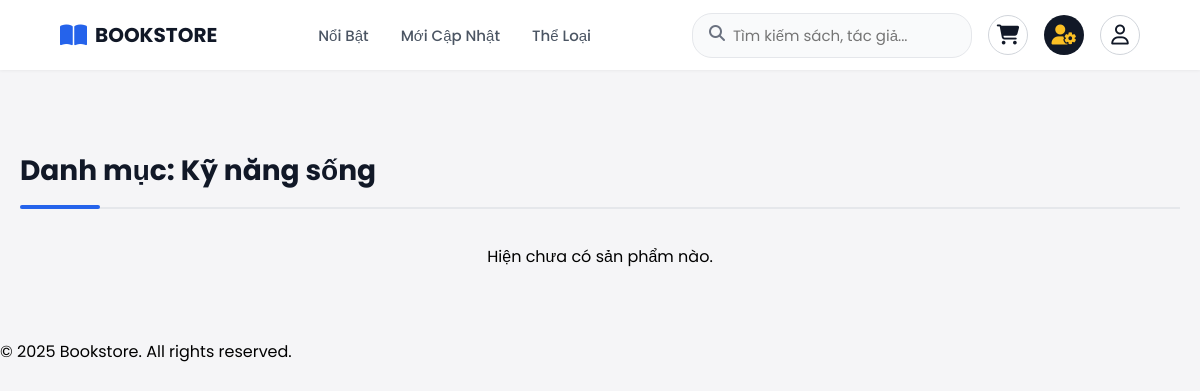
/index.php?page=category&id=DM03, run on an earlier commit of the app's database.
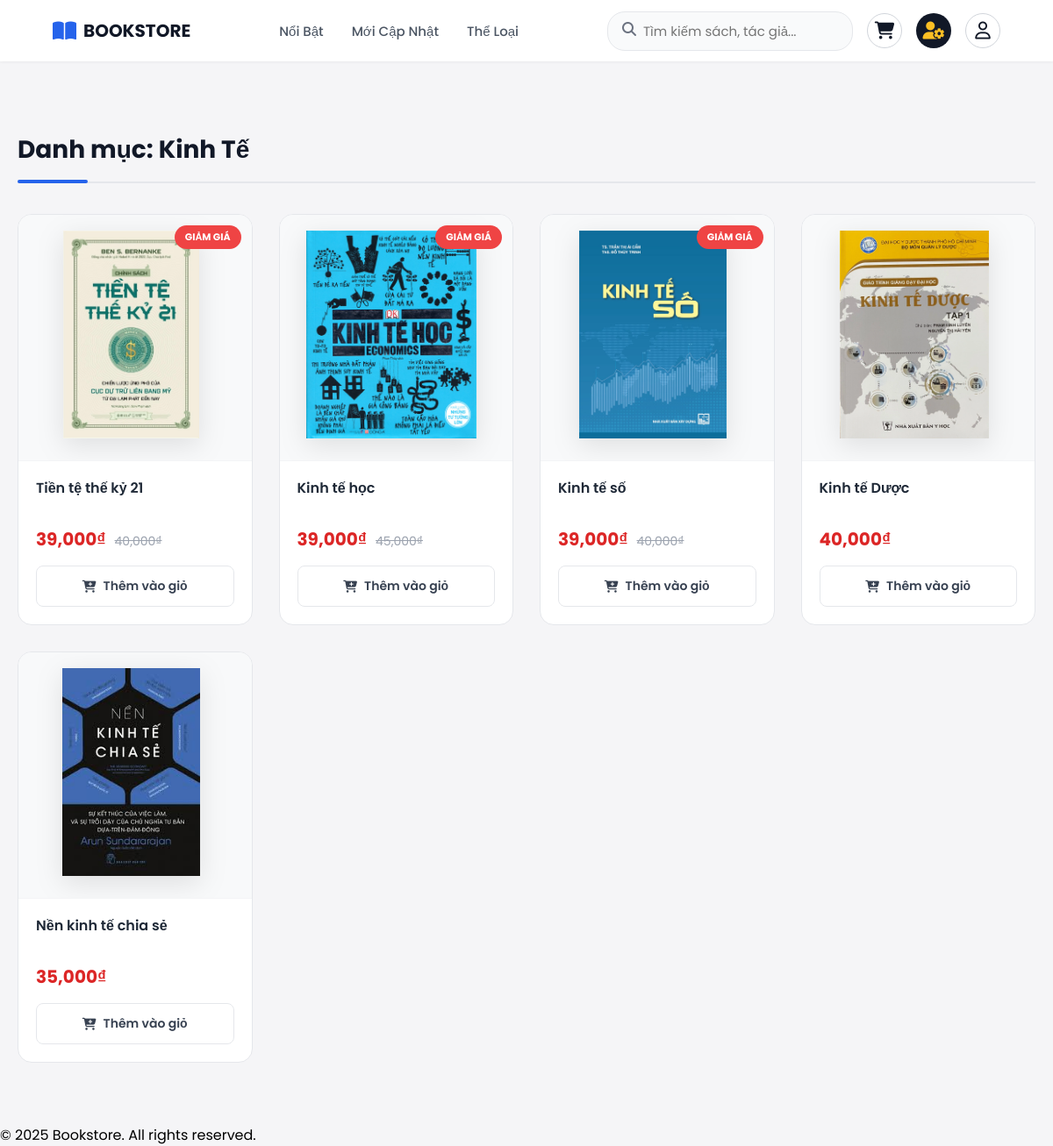
And on a later commit of the database.
### tables this page shows
CREATE TABLE IF NOT EXISTS `danh_muc` (
  `id` int NOT NULL AUTO_INCREMENT,
  `id_danhmuc` char(10) NOT NULL,
  `ten_danh_muc` varchar(100) NOT NULL,
  `trang_thai` tinyint(1) NOT NULL DEFAULT '1',
  PRIMARY KEY (`id`),
  UNIQUE KEY `uq_danhmuc_ma` (`id_danhmuc`)
);

CREATE TABLE IF NOT EXISTS `sach` (
  `id` int NOT NULL AUTO_INCREMENT,
  `id_sach` char(10) NOT NULL,
  `id_danhmuc` char(10) NOT NULL,
  `id_bosach` char(10) DEFAULT NULL,
  `ten_sach` varchar(255) NOT NULL,
  `tac_gia` varchar(150) NOT NULL,
  `gia` decimal(12,2) NOT NULL,
  `gia_giam` int DEFAULT '0',
  `ton_kho` int NOT NULL DEFAULT '0',
  `mo_ta` text,
  `hinh_anh` varchar(255) DEFAULT NULL,
  `trang_thai` tinyint(1) NOT NULL DEFAULT '1',
  `ngay_tao` datetime NOT NULL DEFAULT CURRENT_TIMESTAMP,
  PRIMARY KEY (`id`),
  UNIQUE KEY `uq_sach_ma` (`id_sach`),
  KEY `fk_sach_danhmuc` (`id_danhmuc`)
);

### client/includes/functions.php (called while the page is built, shortened)
<?php
function db_client(): PDO
{
    static $pdo = null;
    if ($pdo === null) {
        $config = require __DIR__ . '/../../config/database.php';
        $host   = $config['host'];
        $dbname = $config['dbname'];
        $user   = $config['user'];
        $pass   = $config['pass'];
        $dsn = "mysql:host={$host};dbname={$dbname};charset=utf8mb4";
        try {
            $pdo = new PDO($dsn, $user, $pass, [
                PDO::ATTR_ERRMODE            => PDO::ERRMODE_EXCEPTION,
                PDO::ATTR_DEFAULT_FETCH_MODE => PDO::FETCH_ASSOC,
            ]);
        } catch (PDOException $e) {
            die("Lỗi kết nối CSDL (client): " . $e->getMessage());
        }
    }
    return $pdo;
}
function db_all(string $sql, array $params = []): array
{
    $stmt = db_client()->prepare($sql);
    $stmt->execute($params);
    return $stmt->fetchAll();
}
function db_one(string $sql, array $params = []): ?array
{
    $stmt = db_client()->prepare($sql);
    $stmt->execute($params);
    $row = $stmt->fetch();
    return $row ?: null;
}
function db_fetch_all($sql, $params = [])
{
    return db_all($sql, $params);
}
function db_fetch($sql, $params = [])
{
    return db_one($sql, $params);
}
?>

### client/page/category.php (the view, shortened to what this page needs)
<?php
$cat_code = isset($_GET['id']) ? $_GET['id'] : "";
$title = ""; $params = []; $is_valid = true;
switch ($page) {
    case 'category':
    default:
        if ($cat_code != "") {
            $category = db_fetch("SELECT ten_danh_muc FROM danh_muc WHERE id_danhmuc = :id", [':id' => $cat_code]);
            if ($category) { $title = "Danh mục: " . htmlspecialchars($category['ten_danh_muc']); $sql = "SELECT * FROM sach WHERE id_danhmuc = :id ORDER BY id_sach DESC"; $params = [':id' => $cat_code]; }
            else { $is_valid = false; }
        } else { $title = "Tất Cả Sách"; $sql = "SELECT * FROM sach ORDER BY id_sach DESC"; }
        break;
}
if (!$is_valid) { echo "<div class='container' style='padding: 50px; text-align: center;'><h3>Danh mục không tồn tại!</h3></div>"; }
else {
    $books = db_fetch_all($sql, $params);
?>
<link rel="stylesheet" href="assets/css/home.css">
<section class="home-section">
    <div class="section-header"><h2 class="section-title"><?= $title ?></h2></div>
    <div class="book-grid">
        <?php if (empty($books)): ?><p style="grid-column: 1/-1; text-align: center;">Hiện chưa có sản phẩm nào.</p>
        <?php else: foreach ($books as $b): ?>
            <div class="book-card">
                <div class="card-img-wrapper">
                    <a href="index.php?page=product&id=<?= $b['id_sach'] ?>"><img src="../admin/uploads/<?= $b['hinh_anh'] ?>"></a>
                    <?php if ($b['gia_giam'] > 0 && $b['gia_giam'] < $b['gia']): ?><span class="badge-sale">Giảm giá</span><?php endif; ?>
                </div>
                <div class="card-info">
                    <h3 class="card-title"><a href="index.php?page=product&id=<?= $b['id_sach'] ?>"><?= htmlspecialchars($b['ten_sach']) ?></a></h3>
                    <div class="card-price">
                        <?php if (isset($b['gia_giam']) && $b['gia_giam'] > 0 && $b['gia_giam'] < $b['gia']): ?>
                            <span class="price-new"><?= number_format($b['gia_giam']) ?>₫</span>
                            <span class="price-old"><?= number_format($b['gia']) ?>₫</span>
                        <?php else: ?>
                            <span class="price-new"><?= number_format($b['gia']) ?>₫</span>
                        <?php endif; ?>
                    </div>
                    <button class="btn-add-cart" onclick="addToCart('<?= $b['id_sach'] ?>')"><i class="fa-solid fa-cart-plus"></i> Thêm vào giỏ</button>
                </div>
            </div>
        <?php endforeach; endif; ?>
    </div>
</section>
<?php } ?>

What changed in the data, as far as the page shows it:
changed danh_muc: ten_danh_muc "Danh mục: Kỹ năng sống" → "Danh mục: Kinh Tế"
added sach: hinh_anh (picture), shows "GIẢM GIÁ", ten_sach "Tiền tệ thế kỷ 21", gia_giam "39,000", gia "40,000"
added sach: hinh_anh (picture), shows "GIẢM GIÁ", ten_sach "Kinh tế học", gia_giam "39,000", gia "45,000"
added sach: hinh_anh (picture), shows "GIẢM GIÁ", ten_sach "Kinh tế số", gia_giam "39,000", gia "40,000"
added sach: hinh_anh (picture), ten_sach "Kinh tế Dược", gia "40,000"
added sach: hinh_anh (picture), ten_sach "Nền kinh tế chia sẻ", gia "35,000"
Also different on the page:
text no longer shown: "Hiện chưa có sản phẩm nào."
